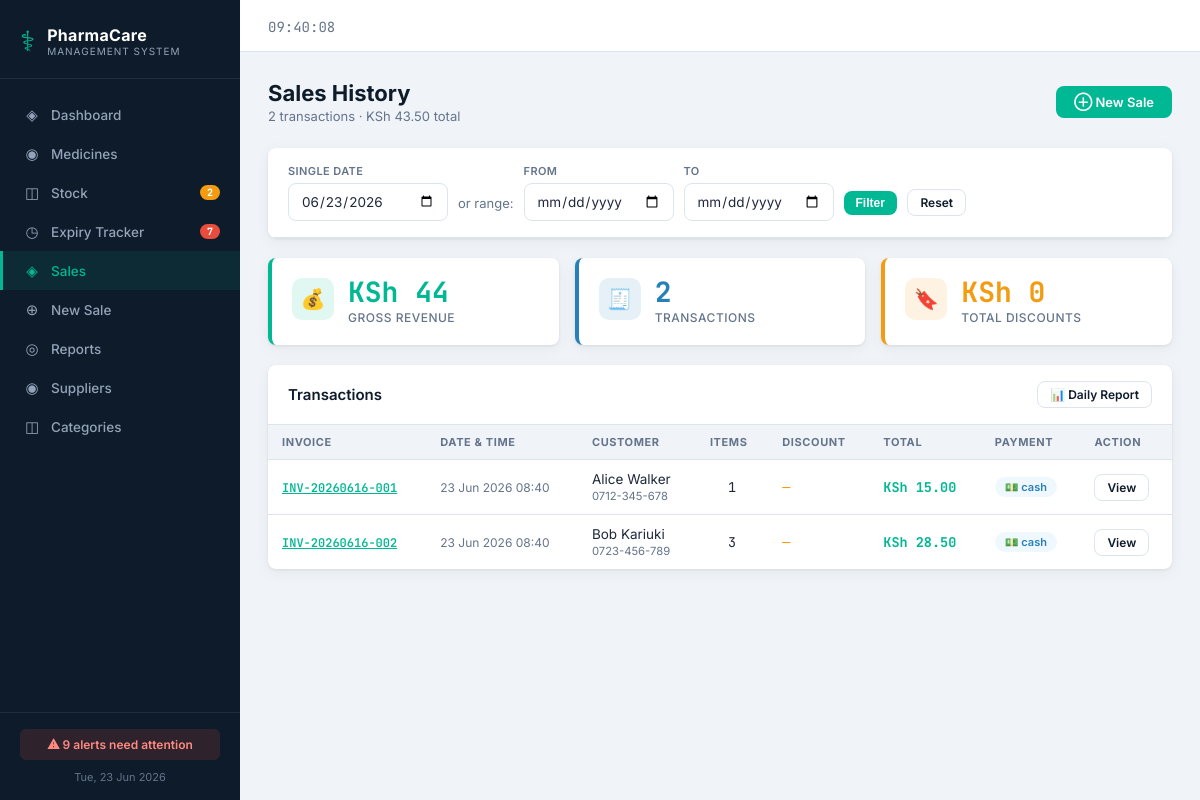
The page /sales.php on the database its author committed.
### tables this page shows
CREATE TABLE IF NOT EXISTS sales (
    id INT AUTO_INCREMENT PRIMARY KEY,
    invoice_number VARCHAR(30) NOT NULL UNIQUE,
    customer_name VARCHAR(100) DEFAULT 'Walk-in Customer',
    customer_phone VARCHAR(20),
    total_amount DECIMAL(10,2) NOT NULL DEFAULT 0.00,
    discount DECIMAL(10,2) DEFAULT 0.00,
    paid_amount DECIMAL(10,2) DEFAULT 0.00,
    payment_method ENUM('cash','card','online') DEFAULT 'cash',
    sale_date TIMESTAMP DEFAULT CURRENT_TIMESTAMP,
    notes TEXT
);

### sales.php (the view, shortened to what this page needs)
<?php
require_once 'includes/header.php';
$db = getDB();
$date  = $_GET['date'] ?? date('Y-m-d');
$from  = $_GET['from'] ?? '';
$to    = $_GET['to'] ?? '';
$page  = max(1, (int)($_GET['p'] ?? 1));
$perPage = 20;
$offset = ($page - 1) * $perPage;
$where = "WHERE 1";
if ($from && $to) {
    $where .= " AND DATE(s.sale_date) BETWEEN '$from' AND '$to'";
} elseif ($date) {
    $where .= " AND DATE(s.sale_date) = '$date'";
}
$totals = $db->query("SELECT COUNT(*) as cnt, COALESCE(SUM(total_amount),0) as rev, COALESCE(SUM(discount),0) as disc FROM sales s $where")->fetch_assoc();
$total  = (int)$totals['cnt'];
$sales = $db->query("
  SELECT s.*, COUNT(si.id) as item_count
  FROM sales s
  LEFT JOIN sale_items si ON si.sale_id = s.id
  $where GROUP BY s.id ORDER BY s.sale_date DESC LIMIT $perPage OFFSET $offset
");
?>
<div class="page-header">
  <div>
    <div class="page-title">Sales History</div>
    <div class="page-subtitle"><?= $total ?> transactions · KSh <?= number_format($totals['rev'],2) ?> total</div>
  </div>
  <a href="new_sale.php" class="btn btn-primary">⊕ New Sale</a>
</div>
<div class="card" style="margin-bottom:20px">
  <div class="card-header">
    <form method="GET" style="display:flex;gap:10px;align-items:center;flex-wrap:wrap">
      <div class="form-group" style="margin:0">
        <label style="font-size:11px">Single Date</label>
        <input type="date" name="date" value="<?= $date ?>" style="width:160px">
      </div>
      <div style="color:var(--text-mute);font-size:13px;padding-top:20px">or range:</div>
      <div class="form-group" style="margin:0">
        <label style="font-size:11px">From</label>
        <input type="date" name="from" value="<?= $from ?>" style="width:150px">
      </div>
      <div class="form-group" style="margin:0">
        <label style="font-size:11px">To</label>
        <input type="date" name="to" value="<?= $to ?>" style="width:150px">
      </div>
      <div style="padding-top:20px">
        <button type="submit" class="btn btn-primary btn-sm">Filter</button>
        <a href="sales.php" class="btn btn-outline btn-sm" style="margin-left:6px">Reset</a>
      </div>
    </form>
  </div>
</div>
<div class="stats-grid" style="grid-template-columns:repeat(3,1fr);margin-bottom:20px">
  <div class="stat-card emerald"><div class="stat-icon">💰</div>
    <div><div class="stat-value">KSh <?= number_format($totals['rev'],0) ?></div><div class="stat-label">Gross Revenue</div></div></div>
  <div class="stat-card info"><div class="stat-icon">🧾</div>
    <div><div class="stat-value"><?= $total ?></div><div class="stat-label">Transactions</div></div></div>
  <div class="stat-card warn"><div class="stat-icon">🔖</div>
    <div><div class="stat-value">KSh <?= number_format($totals['disc'],0) ?></div><div class="stat-label">Total Discounts</div></div></div>
</div>
<div class="card">
  <div class="card-header">
    <div class="card-title">Transactions</div>
    <a href="reports.php?date=<?= $date ?>" class="btn btn-outline btn-sm">📊 Daily Report</a>
  </div>
  <div class="table-wrap">
    <table>
      <thead><tr>
        <th>Invoice</th><th>Date &amp; Time</th><th>Customer</th><th>Items</th>
        <th>Discount</th><th>Total</th><th>Payment</th><th>Action</th>
      </tr></thead>
      <tbody>
      <?php while ($r = $sales->fetch_assoc()): ?>
      <tr>
        <td><a href="invoice.php?id=<?= $r['id'] ?>" style="color:var(--emerald);font-family:var(--mono);font-size:12px;font-weight:600"><?= htmlspecialchars($r['invoice_number']) ?></a></td>
        <td style="font-size:12px;color:var(--text-mute)"><?= date('d M Y H:i', strtotime($r['sale_date'])) ?></td>
        <td>
          <div><?= htmlspecialchars($r['customer_name']) ?></div>
          <?php if($r['customer_phone']): ?><small style="color:var(--text-mute)"><?= htmlspecialchars($r['customer_phone']) ?></small><?php endif; ?>
        </td>
        <td style="text-align:center;font-family:var(--mono)"><?= $r['item_count'] ?></td>
        <td style="font-family:var(--mono);color:var(--warn)"><?= $r['discount'] > 0 ? '-KSh '.number_format($r['discount'],2) : '—' ?></td>
        <td style="font-family:var(--mono);font-weight:700;color:var(--emerald)">KSh <?= number_format($r['total_amount'],2) ?></td>
        <td>
          <?php $pIcons = ['cash'=>'💵','card'=>'💳','online'=>'📱']; ?>
          <span class="tag tag-info"><?= $pIcons[$r['payment_method']]??'' ?> <?= $r['payment_method'] ?></span>
        </td>
        <td><a href="invoice.php?id=<?= $r['id'] ?>" class="btn btn-outline btn-sm">View</a></td>
      </tr>
      <?php endwhile; ?>
      </tbody>
    </table>
  </div>
</div>
<?php require_once 'includes/footer.php'; ?>

### assets/css/style.css (style rules this page uses)
:root { --navy: #0d1b2a; --navy-mid: #1b2d42; --navy-soft: #243b55; --emerald: #00b894; --emerald-dk:#00896f; --white: #ffffff; --grey-100: #f0f4f8; --grey-200: #dce4ee; --grey-400: #94a3b8; --grey-600: #64748b; --danger: #e74c3c; --danger-lt: #fff5f5; --warn: #f39c12; --warn-lt: #fffbf0; --success: #27ae60; --success-lt:#f0fff8; --info: #2980b9; --info-lt: #f0f8ff; --text: #1e293b; --text-mute: #64748b; --radius: 8px; --shadow: 0 1px 3px rgba(0,0,0,.08), 0 4px 16px rgba(0,0,0,.05); --shadow-lg: 0 4px 24px rgba(0,0,0,.12); --sidebar-w: 240px; --font: 'Inter', system-ui, sans-serif; --mono: 'JetBrains Mono', monospace; }
* { box-sizing: border-box; margin: 0; padding: 0; }
body { font-family: var(--font); background: var(--grey-100); color: var(--text); display: flex; min-height: 100vh; }
.page-header { display: flex; align-items: center; justify-content: space-between; margin-bottom: 24px; flex-wrap: wrap; gap: 12px; }
.page-title { font-size: 22px; font-weight: 700; color: var(--navy); }
.page-subtitle { font-size: 13px; color: var(--text-mute); margin-top: 2px; }
.stats-grid { display: grid; grid-template-columns: repeat(auto-fill, minmax(200px, 1fr)); gap: 16px; margin-bottom: 24px; }
.stat-card { background: var(--white); border-radius: var(--radius); padding: 20px; box-shadow: var(--shadow); display: flex; align-items: flex-start; gap: 14px; border-left: 4px solid transparent; transition: transform .15s, box-shadow .15s; }
.stat-card.emerald { border-left-color: var(--emerald); }
.stat-card.warn { border-left-color: var(--warn); }
.stat-card.info { border-left-color: var(--info); }
.stat-icon { width: 42px; height: 42px; border-radius: 10px; display: flex; align-items: center; justify-content: center; font-size: 20px; flex-shrink: 0; }
.emerald .stat-icon { background: rgba(0,184,148,.12); }
.warn .stat-icon { background: rgba(243,156,18,.12); }
.info .stat-icon { background: rgba(41,128,185,.12); }
.stat-value { font-size: 28px; font-weight: 700; line-height: 1; font-family: var(--mono); }
.emerald .stat-value { color: var(--emerald); }
.warn .stat-value { color: var(--warn); }
.info .stat-value { color: var(--info); }
.stat-label { font-size: 12px; color: var(--text-mute); font-weight: 500; margin-top: 4px; text-transform: uppercase; letter-spacing: .5px; }
.card { background: var(--white); border-radius: var(--radius); box-shadow: var(--shadow); overflow: hidden; margin-bottom: 20px; }
.card-header { padding: 16px 20px; border-bottom: 1px solid var(--grey-200); display: flex; align-items: center; justify-content: space-between; gap: 12px; flex-wrap: wrap; }
.card-title { font-size: 15px; font-weight: 600; color: var(--navy); }
.table-wrap { overflow-x: auto; }
table { width: 100%; border-collapse: collapse; font-size: 13.5px; }
thead th { background: var(--grey-100); padding: 10px 14px; text-align: left; font-size: 11px; font-weight: 700; text-transform: uppercase; letter-spacing: .6px; color: var(--grey-600); border-bottom: 1px solid var(--grey-200); white-space: nowrap; }
tbody td { padding: 11px 14px; border-bottom: 1px solid var(--grey-200); vertical-align: middle; }
tbody tr:last-child td { border-bottom: none; }
.tag { display: inline-flex; align-items: center; padding: 3px 10px; border-radius: 20px; font-size: 11px; font-weight: 600; white-space: nowrap; }
.tag-info { background: var(--info-lt); color: var(--info); }
.btn { display: inline-flex; align-items: center; gap: 6px; padding: 8px 18px; border: none; border-radius: var(--radius); font-size: 13px; font-weight: 600; cursor: pointer; text-decoration: none; transition: all .15s ease; white-space: nowrap; }
.btn-primary { background: var(--emerald); color: #fff; }
.btn-outline { background: transparent; color: var(--navy); border: 1.5px solid var(--grey-200); }
.btn-sm { padding: 5px 12px; font-size: 12px; }
.form-group { display: flex; flex-direction: column; gap: 5px; }
label { font-size: 12px; font-weight: 600; color: var(--grey-600); text-transform: uppercase; letter-spacing: .4px; }
input, select, textarea { padding: 9px 12px; border: 1.5px solid var(--grey-200); border-radius: var(--radius); font-size: 13.5px; font-family: var(--font); color: var(--text); background: var(--white); transition: border-color .15s; outline: none; width: 100%; }

### rows shown on the page
sales: invoice_number "INV-20260616-001", sale_date "23 Jun 2026 08:40", customer_name "Alice Walker", customer_phone "0712-345-678", item_count "1", total_amount "15.00", payment_method "💵", payment_method "cash"
sales: invoice_number "INV-20260616-002", sale_date "23 Jun 2026 08:40", customer_name "Bob Kariuki", customer_phone "0723-456-789", item_count "3", total_amount "28.50", payment_method "💵", payment_method "cash"

### other values the page prints
$lowStockAlerts "2"
$expiryAlerts+$expiredCount "7"
$totalAlerts "9"
$total "2"
$totals['rev'] "43.50"
$totals['rev'] "44"
$totals['disc'] "0"
